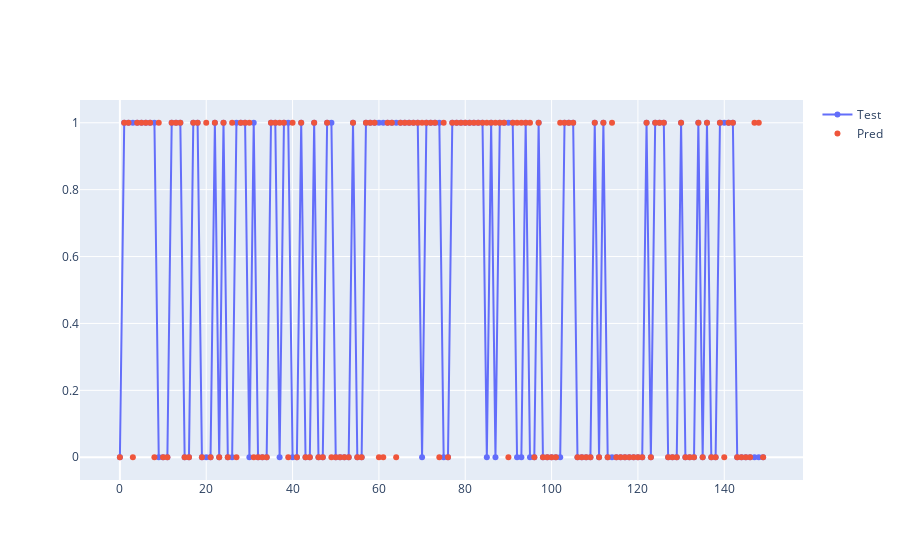

Notebook cell for this chart:
### Code cell
# Plot predicted vs test!

# import plotly.graph_objects as go
# net_best_S.load_state_dict(model_dict_S)
y_pred = net_best(val_x).detach().numpy()
y_test = val_y

y_pred_round =y_pred.round()

fig = go.Figure()
 
 
fig.add_trace(go.Scatter(x=np.arange(0,len(y_test)), y=y_test,
                    mode='markers+lines',
                    name='Test'))
fig.add_trace(go.Scatter(x=np.arange(0,len(y_test)), y=y_pred_round[:,0],
                    mode='markers',
                    name='Pred'))

### Figure 1 — Plotly figure (JSON) as saved in the notebook; plotly's stock layout.template omitted (floating-point values rounded to 4 significant figures; data arrays with more than 128 entries replaced by an {"elided": "..."} marker saying what was removed)
{"data": [{"mode": "markers+lines", "name": "Test", "type": "scatter", "x": {"elided": "150 int values"}, "y": {"elided": "150 int values"}}, {"mode": "markers", "name": "Pred", "type": "scatter", "x": {"elided": "150 int values"}, "y": {"elided": "150 int values"}}], "layout": {}}
